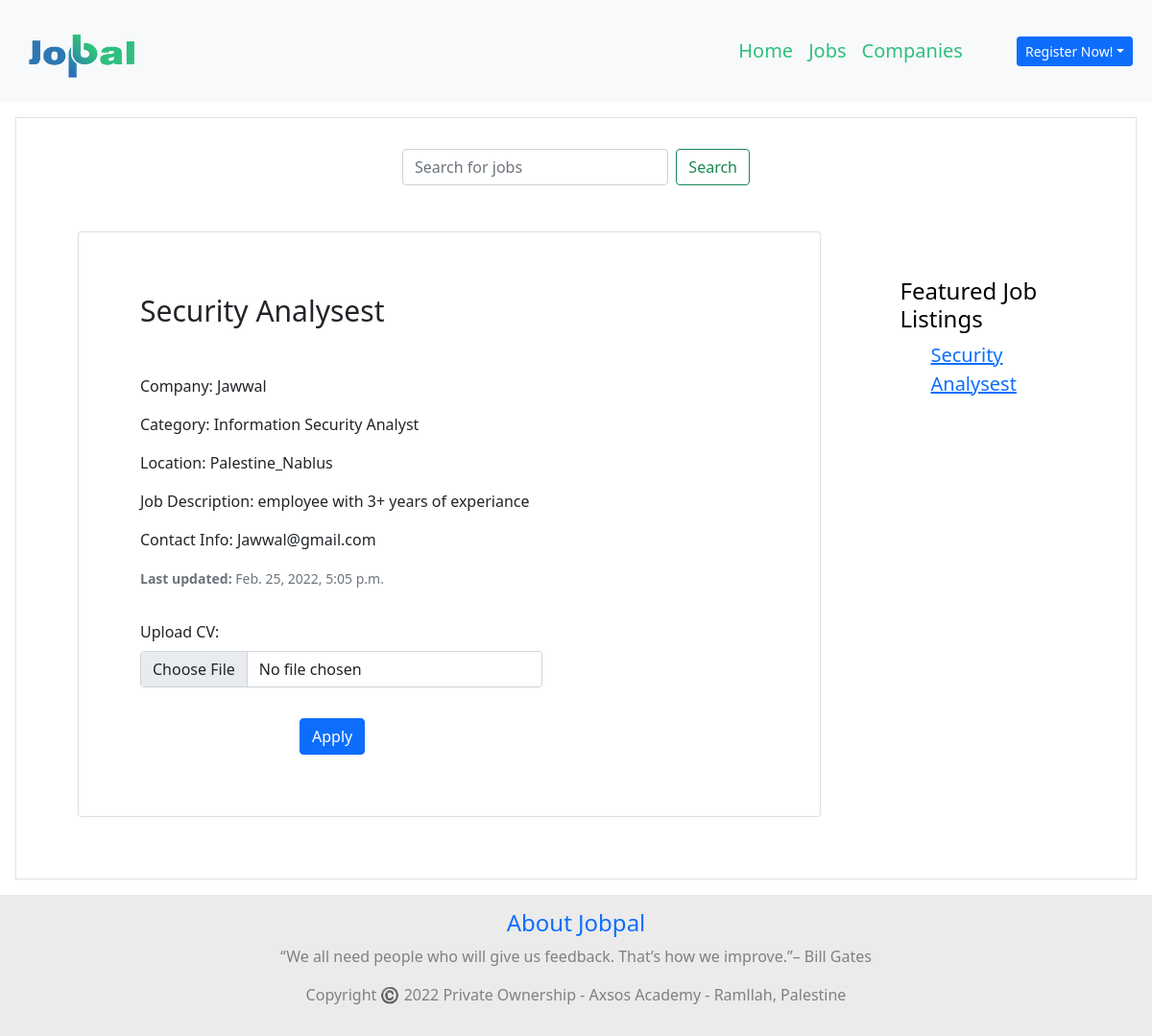
Page /jobs/1 on the earlier database version.
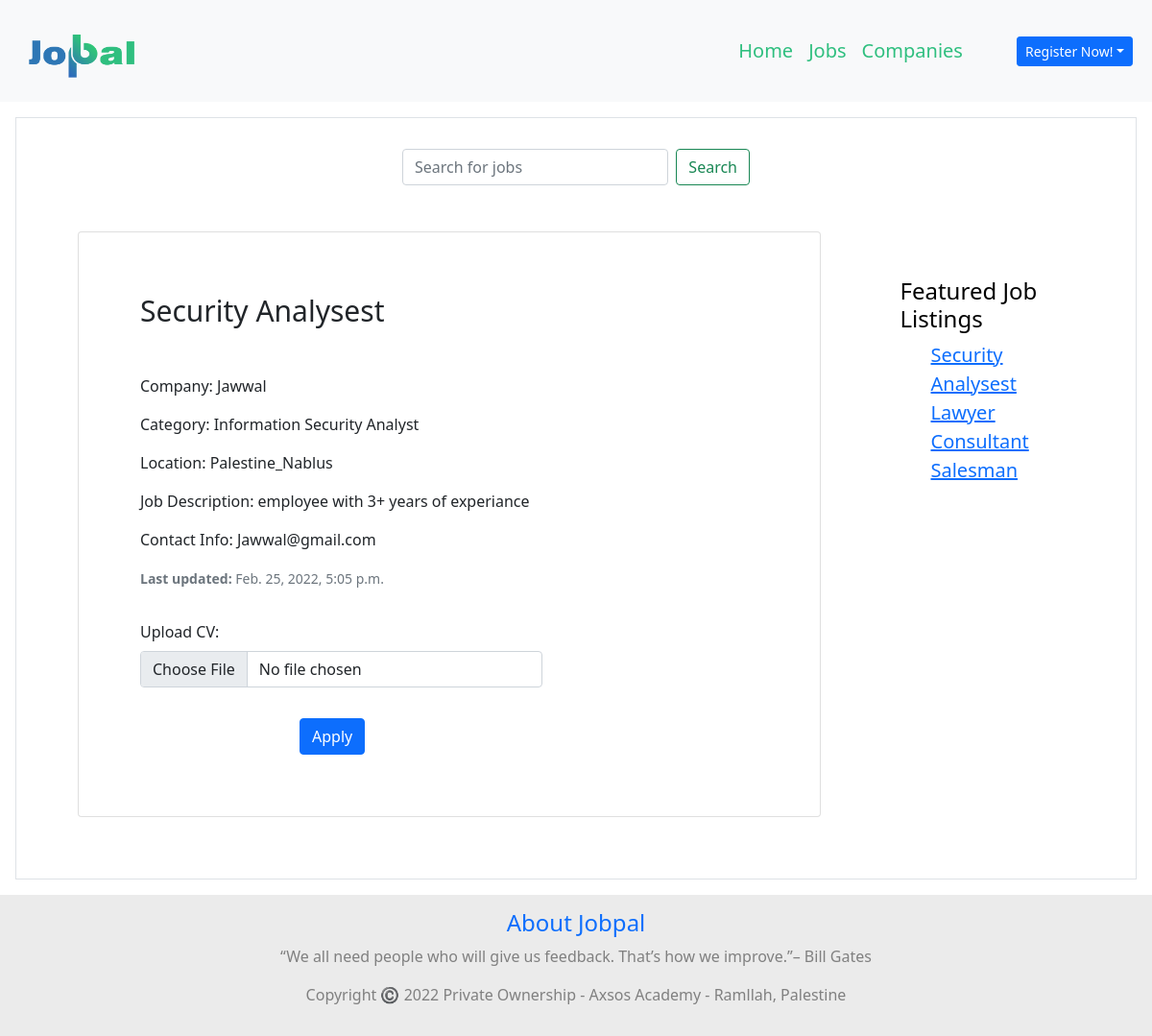
Same page on the later database version.
### jobpal_app/models.py (models this page shows)
class Job(models.Model):
    title=models.CharField(max_length=90)
    desc=models.TextField()
    location=models.CharField(max_length=95)
    category=models.CharField(max_length=90)
    user_job = models.ManyToManyField(User, related_name="jobs")
    company_job=models.ForeignKey(Company, related_name="add_job", on_delete = models.CASCADE)
    created_at = models.DateTimeField(auto_now_add=True)
    updated_at = models.DateTimeField(auto_now=True)
    objects = JobManager()

### log_reg/models.py (models this page shows)
class Company(models.Model):
    company_name=models.CharField(max_length=90)
    location=models.CharField(max_length=90)
    desc=models.TextField()
    email=models.CharField(max_length=90)
    category=models.CharField(max_length=90)
    password=models.CharField(max_length=90)
    created_at = models.DateTimeField(auto_now_add=True)
    updated_at = models.DateTimeField(auto_now=True)
    objects = CompanyManager()

### jobpal_app/views.py (the view)
# urls.py: path('jobs/<int:job_id>', views.job_detail),
def job_detail(request, job_id):
    this_job = Job.objects.get(id = job_id)
    all_jobs = Job.objects.all()
    context = {
        "job": this_job,
        "jobs": all_jobs
    }
    return render (request, 'job_detail.html', context)

### jobpal_app/templates/Job_detail.html (shortened to what the changed rows need)
<!DOCTYPE html>
<html lang="en">
<head>
    {% load static %}
    <link href="https://cdn.jsdelivr.net/npm/bootstrap@5.1.3/dist/css/bootstrap.min.css" rel="stylesheet"
 />
</head>
<body>
    <div class="container-lg-fluid m-3 p-3 border">
        <div class="row">
            <div class="col-9">
                <div class="card m-5 col-11">
                    <div class="row p-5 g-0">
                        <div class="col-md-8">
                            <form action="{{job.id}}/apply" method="post">
                                <div class="card-body">
                                    <h5 class="card-title mb-5" style="font-size: 30px;">{{job.title}}</h5>
                                    <p class="card-text">Company: {{job.company_job.company_name}}</p>
                                    <p class="card-text">Category: {{job.category}}</p>
                                    <p class="card-text">Location: {{job.location}}</p>
                                    <p class="card-text">Job Description: {{job.desc}} </p>
                                    <p class="card-text">Contact Info: {{job.company_job.email}}</p>
                                    <p class="card-text"><small class="text-muted"><strong>Last updated:</strong> {{job.updated_at}}</small></p>
                                    <div class="mb-3">
                                        <label for="formFile" class="form-label mt-3">Upload CV:</label>
                                        <input class="form-control" type="file" id="formFile">
                                    </div>
                                    <div class="row justify-content-around">
                                        <div class="col-3"><button type="submit" class="btn btn-primary mt-3 text-center">Apply</button></div>
                                    </div>
                                </div>
                            </form>
                        </div>
                    </div>
                </div>
            </div>
            <div class="col-3 p-5">
                <ul style="font-size: 20px; list-style: none;">
                    {% for job in jobs%}
                        <li><a href="{{job.id}}">{{job.title}}</a></li>
                    {% endfor %}
                </ul>
            </div>
        </div>
    </div>
</body>
</html>

Differences in the rows shown:
added Job: title "Lawyer Consultant"
added Job: title "Salesman"
